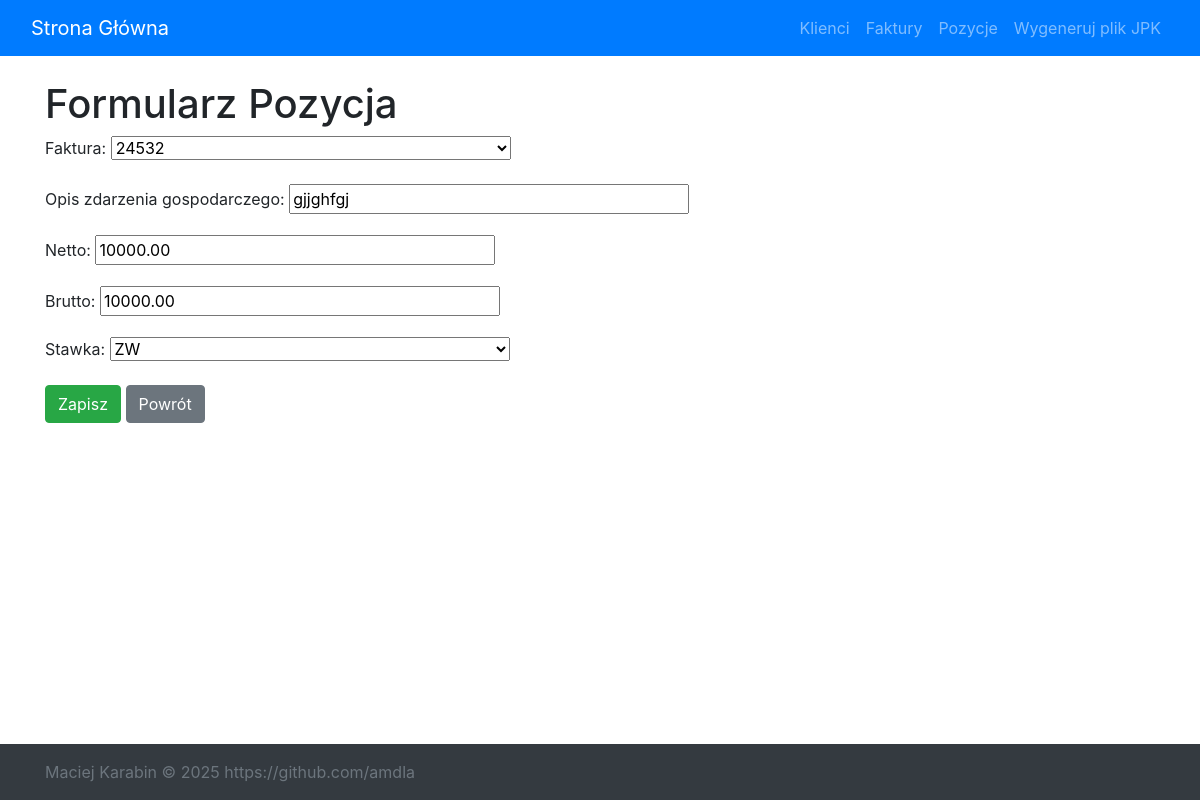
Page /pozycje/update/1/ on the committed database.
### app/models.py (models this page shows, shortened)
class Faktura(models.Model):
    faktura_id = models.AutoField(primary_key=True)
    faktura_numer = models.CharField(max_length=255, unique=True)
    sprzedawca = models.ForeignKey(Klient, on_delete=models.CASCADE, related_name='sprzedawca')
    nabywca = models.ForeignKey(Klient, on_delete=models.CASCADE, related_name='nabywca')
    data_zakupu = models.DateField()
    data_otrzymania_dokumentu = models.DateField()
    netto = models.DecimalField(max_digits=10, decimal_places=2, default=0)
    brutto = models.DecimalField(max_digits=10, decimal_places=2, default=0)
    kwota_vat = models.DecimalField(max_digits=10, decimal_places=2, default=0)
    czy_kosztowa = models.BooleanField(default=False)
    def __str__(self):
        return self.faktura_numer

class Pozycja(models.Model):
    VAT_CHOICES = [
        ('23', '23%'),
        ('8', '8%'),
        ('5', '5%'),
        ('0', '0%'),
        ('ZW', 'ZW'),  # treat as 0%
        ('NP', 'NP'),  # treat as 0%
    ]
    faktura = models.ForeignKey(Faktura, on_delete=models.CASCADE)
    opis_zdarzenia_gospodarczego = models.CharField(max_length=255, blank=True, null=True)
    netto = models.DecimalField(max_digits=10, decimal_places=2, blank=True, null=True)
    brutto = models.DecimalField(max_digits=10, decimal_places=2, blank=True, null=True)
    stawka = models.CharField(max_length=3, choices=VAT_CHOICES, default='23')  # TODO: fix kurwa bo jest dwa razy
    kwota_vat = models.DecimalField(max_digits=10, decimal_places=2, default=0)

### app/views.py (the view)
# urls.py: path('pozycje/update/<int:pk>/', views.pozycja_update, name='pozycja_update'),
def pozycja_update(request, pk):
    pozycja = get_object_or_404(Pozycja, pk=pk)
    if request.method == 'POST':
        form = PozycjaForm(request.POST, instance=pozycja)
        if form.is_valid():
            form.save()
            return redirect('pozycja_list')
    else:
        form = PozycjaForm(instance=pozycja)
    return render(request, 'pozycja/pozycja_form.html', {'form': form})

### app/forms.py (shortened to what this page needs)
class PozycjaForm(forms.ModelForm):
    faktura = forms.ModelChoiceField(
        queryset=Faktura.objects.order_by('faktura_numer'),
        label='Faktura'
    )
    class Meta:
        model = Pozycja
        fields = [
            'faktura',
            'opis_zdarzenia_gospodarczego',
            'netto',
            'brutto',
            'stawka',
        ]

### app/templates/pozycja/pozycja_form.html (shortened to what this page needs)
{% extends 'base.html' %}
{% load static %}
{% block content %}
    <h1>Formularz Pozycja</h1>
    <form method="POST">
        {{ form.as_p }}
        <button type="submit" class="btn btn-success">Zapisz</button>
        <a href="{% url 'pozycja_list' %}" class="btn btn-secondary">Powrót</a>
    </form>
{% endblock %}

### app/static/css/styles.css (style rules this page uses)
html, body { height: 100%; margin: 0; display: flex; flex-direction: column; }
body { display: flex; flex-direction: column; min-height: 100vh; }
input, select, textarea { width: 100%; max-width: 400px; margin-bottom: 10px; }

### rows in the picture
Faktura: faktura "24532"
Pozycja: opis_zdarzenia_gospodarczego "gjjghfgj", netto "10000.00", brutto "10000.00", stawka "ZW"
